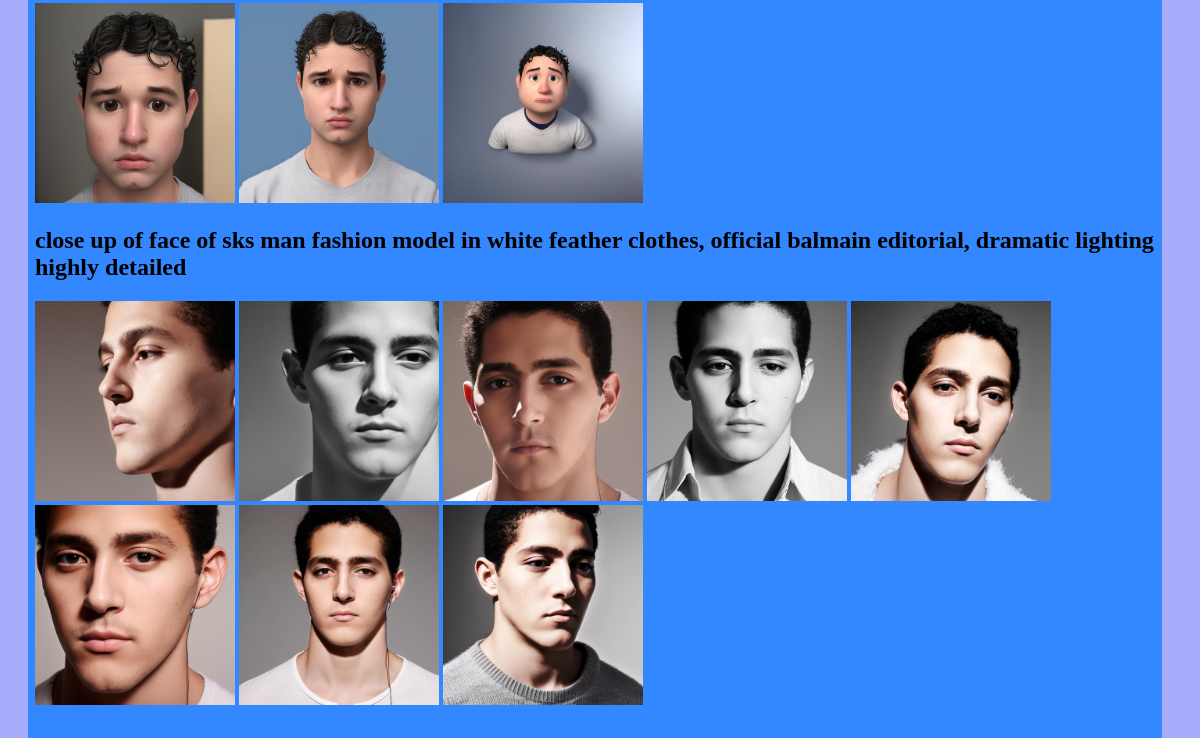
/ (lower part), run on an earlier commit of the app's database.
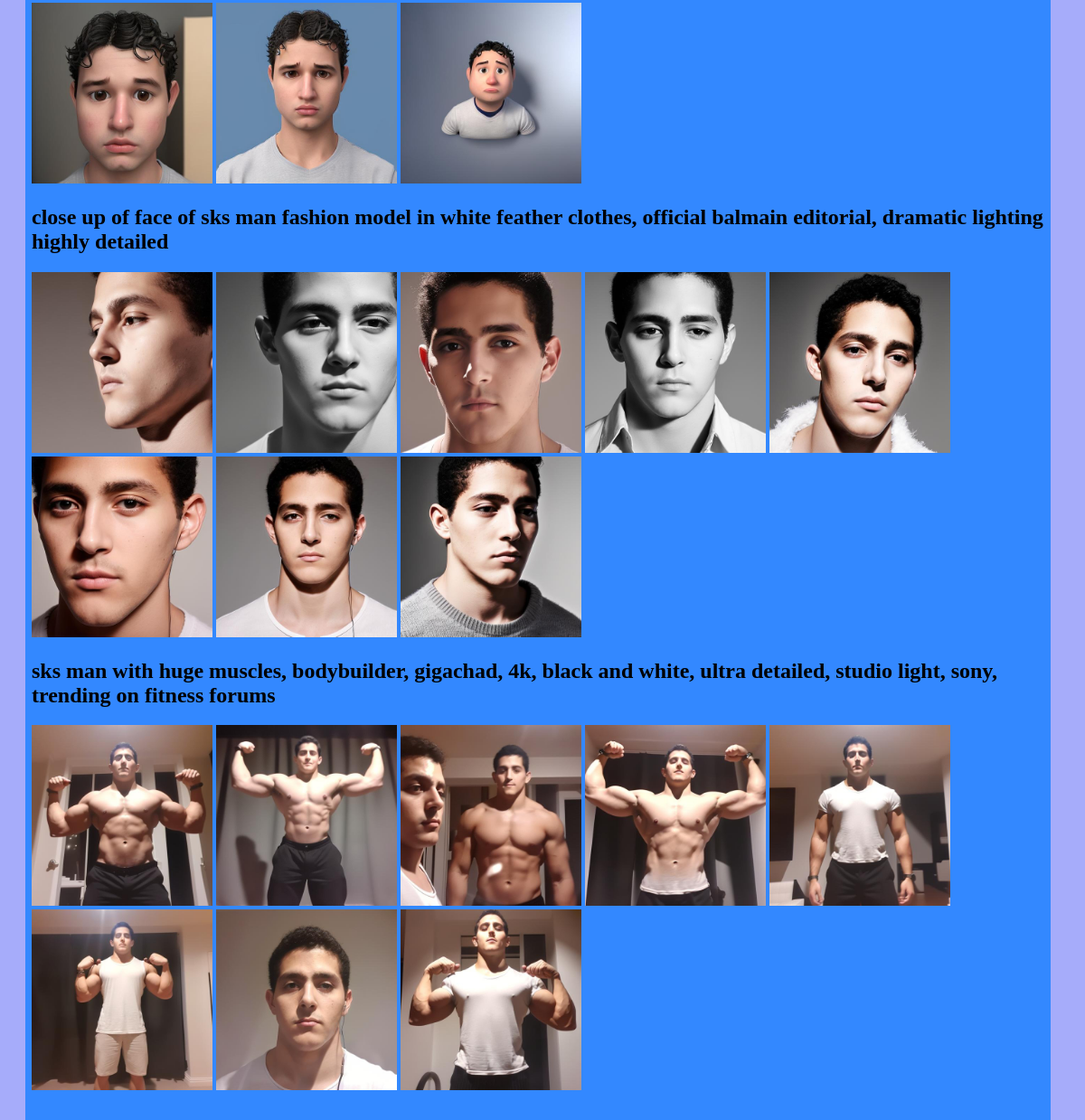
And on a later commit of the database.
### faceai/models.py (models this page shows)
class ResponseImage(models.Model):
    image = models.ImageField(upload_to='images/')
    session = models.ForeignKey(AISession, on_delete=models.CASCADE)
    def __str__(self):
        return f"{self.image, self.session}"

class AISession(models.Model):
    prompt = models.TextField()
    timestamp = models.DateTimeField('date created')
    def __str__(self):
        return f"{self.prompt, self.timestamp}"

### faceai/views.py (the view)
# urls.py: path('', views.index, name='index'),
def index(request):
    response_image = ResponseImage.objects.all()
    sessions = [(aiSession, [image for image in response_image if image.session == aiSession]) for aiSession in AISession.objects.all()]
    print(sessions)
    return render(request, 'index.html', {'sessions': sessions})

### faceai/templates/index.html (shortened to what this page needs)
{% load static %}
<!DOCTYPE html>
<html>
<head>
</head>
<body>
    <div class="box">
        <table border="0" bgcolor="#3388FF"><tr><td colspan="3">&nbsp;</td></tr><tr><td></td><td>
            {% for session in sessions %}
                <h2> {{ session.0.prompt }} </h2>
                {% for image in session.1 %}
                    <img src="{{image.image.url}}" alt="Image">
                {% endfor %}
            {% endfor %}
            </td><td></td></tr><tr><td></td><td>
            </td><td></td></tr><tr><td colspan="3">&nbsp;</td></tr></table>
    </div>
</body>
</html>

What changed in the data, as far as the page shows it:
added AISession: prompt "sks man with huge muscles, bodybuilder, gigachad, 4k, black and white, ultra detailed, studio light, sony, trending on fitness forums"
added ResponseImage: image (picture)
added ResponseImage: image (picture)
added ResponseImage: image (picture)
added ResponseImage: image (picture)
added ResponseImage: image (picture)
added ResponseImage: image (picture)
added ResponseImage: image (picture)
added ResponseImage: image (picture)
